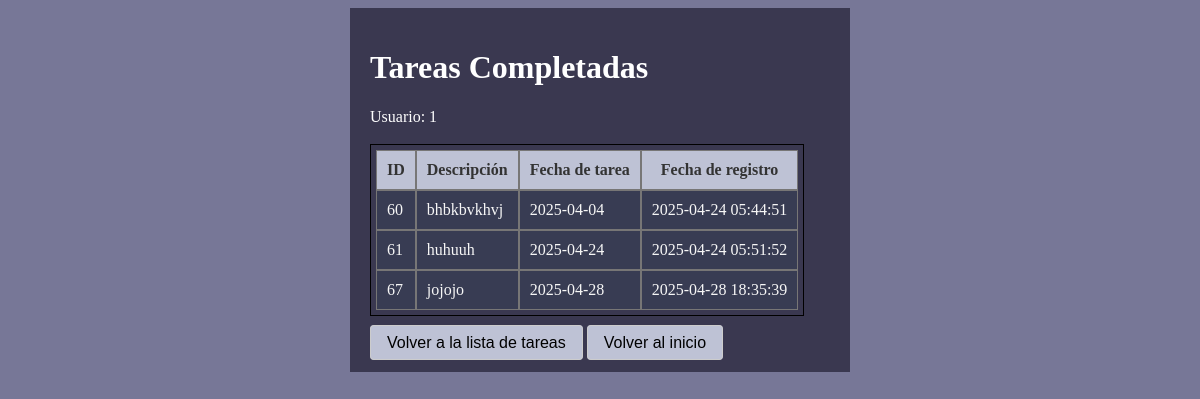
The app's page /controllers/task_completed.php?user_id=1 with its own data.
### tables this page shows
CREATE TABLE IF NOT EXISTS `task` (
  `id` int(11) NOT NULL AUTO_INCREMENT,
  `description` varchar(255) NOT NULL,
  `due_day` date DEFAULT NULL,
  `completed` tinyint(1) DEFAULT '0',
  `created_at` timestamp NULL DEFAULT CURRENT_TIMESTAMP,
  `id_user` int(11) DEFAULT NULL,
  PRIMARY KEY (`id`),
  KEY `id_user` (`id_user`),
  CONSTRAINT `task_ibfk_1` FOREIGN KEY (`id_user`) REFERENCES `users` (`id`) ON DELETE CASCADE
);

### models/Connection.php (called while the page is built, shortened)
<?php
class Connection{
    private $host = "localhost";
    private $user = "root";
    private $password = "";
    private $db = "proyectoList";
    private $port = 3306;
    protected function connect(){
        try{
            $this->connection = mysqli_connect(
                $this->host, $this->user, $this->password, $this->db, $this->port);
        }
        catch(Exception $e){
            echo "Error: ". $e->getMessage();
            die("Connection failed");
        }
    }
}

### models/Task.php (called while the page is built, shortened)
<?php
include_once "Connection.php";
class Task extends Connection{
    public function completedTasks($user_id) {
        $stmt = mysqli_prepare($this->connection,
        "SELECT * FROM task WHERE id_user = ? AND completed = 1");
        $stmt->bind_param("i", $user_id);
        $stmt->execute();
        $res = $stmt->get_result();
        $tasks = $res->fetch_all(MYSQLI_ASSOC);
        return $tasks;
    }
}

### views/task_completed.php (the view, shortened to what this page needs)
<!DOCTYPE html>
<html lang="es">
<head>
    <link rel="stylesheet" href="../style.css">
</head>
<body>
<div class="formTaskCompleted">
    <h1>Tareas Completadas</h1>
    <label for="id" >Usuario:  <?= $_GET['user_id'] ?? ''?></label>
    <br><br>
        <table>
            <thead>
                <tr>
                    <th>ID</th>
                    <th>Descripción</th>
                    <th>Fecha de tarea</th>
                    <th>Fecha de registro</th>
                </tr>
            </thead>
            <tbody>
            <?php if (!empty($completed_tasks)): ?>
                <?php foreach ($completed_tasks as $task): ?>
                <tr>
                    <td><?= htmlspecialchars($task['id']) ?></td>
                    <td><?= htmlspecialchars($task['description']) ?></td>
                    <td><?= htmlspecialchars($task['due_day']) ?></td>
                    <td><?= htmlspecialchars($task['created_at']) ?></td>
                </tr>
        <?php endforeach; ?>
        <?php else: ?>
        <tr>
            <td colspan="4">No hay tareas completadas.</td>
        </tr>
        <?php endif; ?>
            </tbody>
    </table>
    <br>
    <a href="task_controller.php?id=<?= $_GET['user_id'] ?>" class="button">Volver a la lista de tareas</a>
    <a href="../index.php" class="button">Volver al inicio</a>
</div>
</body>
</html>

### style.css (style rules this page uses)
table { width: auto; position: relative; border: 1.5px solid black; border-spacing: 0cap; padding: 5px; }
th { background-color: rgb(190, 194, 213); border: 1.5px solid rgb(119, 118, 118); color: #333; padding: 10px; }
td { border-color: black; padding: 10px; border: 1.5px solid rgb(119, 118, 118); background-color:rgb(56, 60, 83); color: #f6f6f6; }
a.button { padding: 8px 16px; background: rgb(190, 194, 213); border: 1px solid #ccc; border-radius: 4px; text-decoration: none; color: #000000; font-family: sans-serif; }
body { background-color:rgba(81, 82, 122, 0.781); }
.formTaskCompleted { display: block; width: 500px; padding: 20px; margin: auto; background-color: rgb(58, 56, 80); box-sizing: border-box; color: #ffffff; }

### records on screen
task: id "60", description "bhbkbvkhvj", due_day "2025-04-04", created_at "2025-04-24 05:44:51"
task: id "61", description "huhuuh", due_day "2025-04-24", created_at "2025-04-24 05:51:52"
task: id "67", description "jojojo", due_day "2025-04-28", created_at "2025-04-28 18:35:39"

### other values on screen
$_GET['user_id'] "1"
